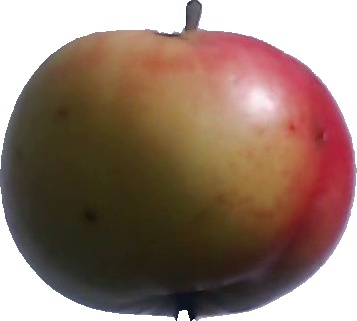
#> input picture raw_images/apple_red__fruits.jpg, 357 x 321 px, found by its file name; its folder holds only this picture in this run
$ python 0_preprocessing_images.py
#> lines starting #> are read from the running program, lines starting #| are printed output that depends on the picture; after the words box and inside, x2 and y2 are one past the last pixel; in counts of white or black regions, pixels touching at a corner belong together
import os
import cv2
import numpy as np

### Configure directories dynamically
BASE_DIR = os.path.dirname(os.path.abspath(__file__))
INPUT_DIR = os.path.join(BASE_DIR, "data", "raw_images")
OUTPUT_DIR = os.path.join(BASE_DIR, "data", "resized_images", "images") # the extra images folder is needed for the later scripts
os.makedirs(OUTPUT_DIR, exist_ok=True)


### set size and sensitivity of the object detection
TARGET = 224           # height and width of final image in px
INNER = 185            # target max object height/width in px
dilate_iterations = 5  # liberal object detection

### mask defintion for object detection
def make_mask(img_bgr):
    gray = cv2.cvtColor(img_bgr, cv2.COLOR_BGR2GRAY)

    # find foreground of image dynamically in case of off-whites
    mask = cv2.adaptiveThreshold(255-gray, 255, cv2.ADAPTIVE_THRESH_GAUSSIAN_C,
                                     cv2.THRESH_BINARY, 31, 5)

    #find object
    kernel = cv2.getStructuringElement(cv2.MORPH_ELLIPSE, (3,3))
    mask = cv2.morphologyEx(mask, cv2.MORPH_CLOSE, kernel, iterations=1)
    mask = cv2.dilate(mask, kernel, iterations=dilate_iterations)
    return mask

def process_image(path_in, path_out):
#> called with path_in = 'data/raw_images/apple_red__fruits.jpg'
    img = cv2.imread(path_in, cv2.IMREAD_COLOR)
#> img is the input picture: shape (321, 357, 3); mean B, G, R 109, 121.6, 146.1

    h_img, w_img = img.shape[:2] # return height and width
#> h_img = 321; w_img = 357

    mask = make_mask(img) # apply mask
#> in make_mask, `gray = cv2.cvtColor(img_bgr, cv2.COLOR_BGR2GRAY)`:
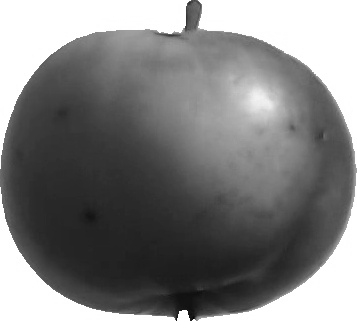
#> gray: shape (321, 357); min 1, max 255, mean 127.5
#> in make_mask, `mask = cv2.adaptiveThreshold(255-gray, 255, cv2.ADAPTIVE_THRESH_GAUSSI..`:
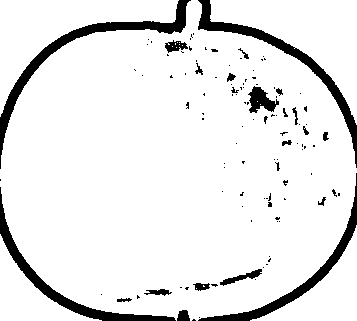
#> mask: shape (321, 357); 91.1% white; 113 black regions (90 under 20 px), largest, box (x1, y1, x2, y2) and area: (0, 0, 191, 169) 2447, (198, 0, 357, 168) 2120, (0, 187, 176, 321) 1925
#> in make_mask, `mask = cv2.morphologyEx(mask, cv2.MORPH_CLOSE, kernel, iterations=1)`:
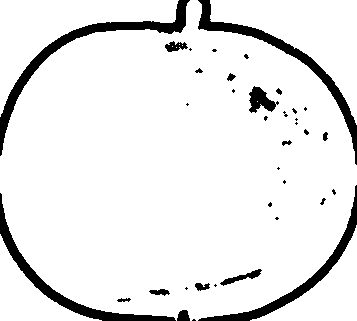
#> mask: shape (321, 357); 91.6% white; 37 black regions (20 under 20 px), largest, box (x1, y1, x2, y2) and area: (0, 0, 190, 156) 2432, (198, 0, 357, 165) 2108, (0, 193, 176, 321) 1918
#> in make_mask, `mask = cv2.dilate(mask, kernel, iterations=dilate_iterations)`:
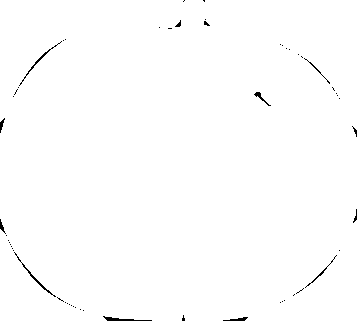
#> mask: shape (321, 357); 99.4% white; black in thin lines or dots
    pts = cv2.findNonZero(mask)
#> pts = contour of 113883 points, box (x1, y1, x2, y2) (0, 0, 357, 321), area 9

    #if not found: take original image, resize, add white border
    if pts is None:
        canvas = np.ones((TARGET, TARGET, 3), dtype=np.uint8) * 255
        # scale to fit inner variable if large
        scale = min(1.0, INNER / max(w_img, h_img))
        new_w = max(1, int(w_img * scale))
        new_h = max(1, int(h_img * scale))
        resized = cv2.resize(img, (new_w, new_h), interpolation=cv2.INTER_AREA)
        x_off = (TARGET - new_w) // 2
        y_off = (TARGET - new_h) // 2
        canvas[y_off:y_off+new_h, x_off:x_off+new_w] = resized
        cv2.imwrite(path_out, canvas)
        return True

    # crop out object of image
    x, y, w, h = cv2.boundingRect(pts)
#> x = 0; y = 0; w = 357; h = 321
    crop = img[y:y+h, x:x+w]              # crop to bounding rectangle

    # scale so the largest side equals the inner variable
    max_side = max(w, h)
#> max_side = 357
    scale = INNER / max_side
#> scale = 0.518
    new_w = max(1, int(w * scale))
#> new_w = 185
    new_h = max(1, int(h * scale))
#> new_h = 166
    resized = cv2.resize(crop, (new_w, new_h), interpolation=cv2.INTER_AREA)

    # place centered on 224 x 224
    canvas = np.ones((TARGET, TARGET, 3), dtype=np.uint8) * 255
    x_off = (TARGET - new_w) // 2
#> x_off = 19
    y_off = (TARGET - new_h) // 2
#> y_off = 29
    canvas[y_off:y_off+new_h, x_off:x_off+new_w] = resized
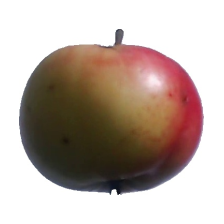
#> canvas: shape (224, 224, 3); mean B, G, R 165.7, 173.3, 188.3

    cv2.imwrite(path_out, canvas)
    return True

# run
for fname in os.listdir(INPUT_DIR):
    if not fname.lower().endswith(('.png', '.jpg', '.jpeg')):
        continue
    in_path = os.path.join(INPUT_DIR, fname)
    out_path = os.path.join(OUTPUT_DIR, fname)
    ok = process_image(in_path, out_path)

print("Done", OUTPUT_DIR)

$ run again, on raw_images/cabbage_white__fruits.jpg
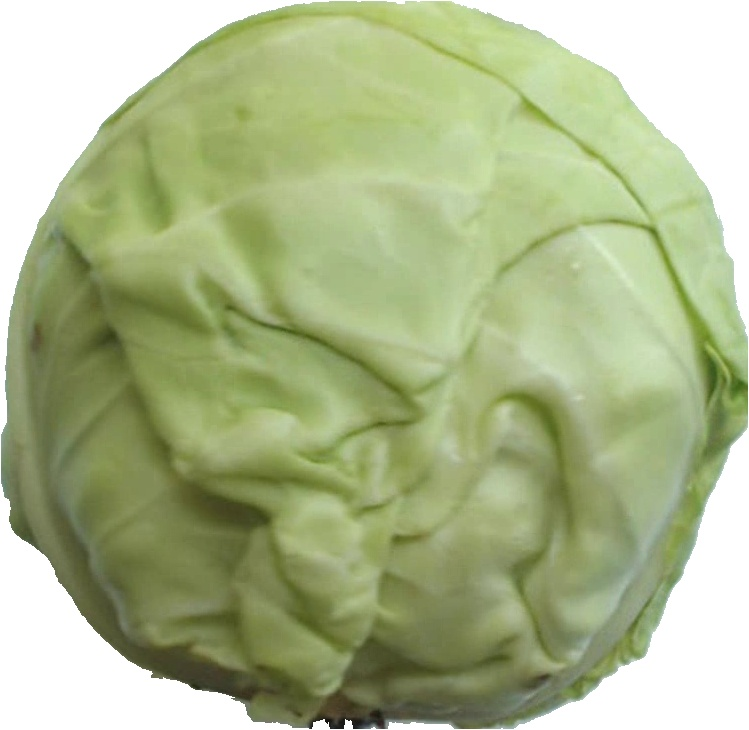
#> input picture raw_images/cabbage_white__fruits.jpg, 749 x 730 px, found by its file name
#> in process_image, img is the input picture: shape (730, 749, 3); mean B, G, R 140, 183.3, 171.7
#> in make_mask, `mask = cv2.dilate(mask, kernel, iterations=dilate_iterations)`:
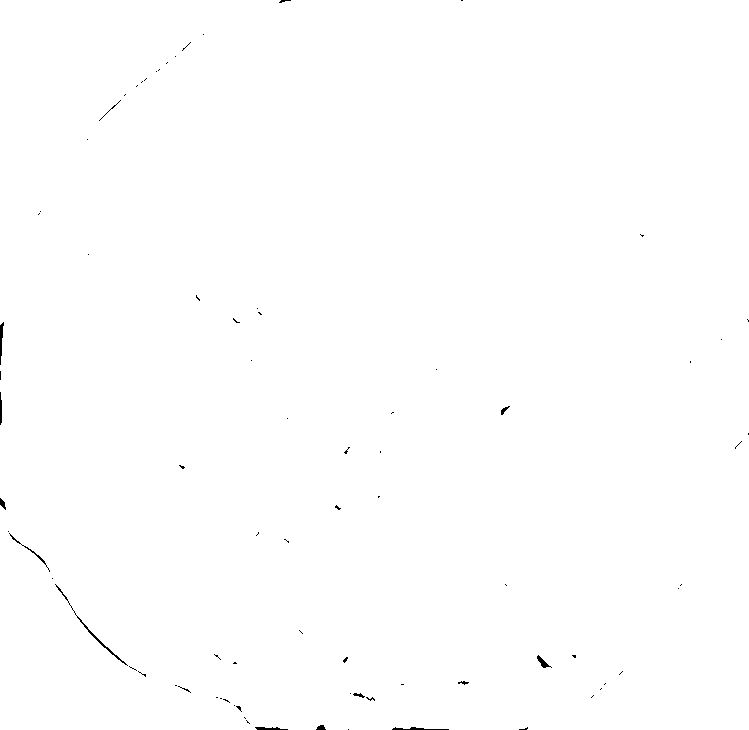
#> mask: shape (730, 749); 99.8% white; black in thin lines or dots
#> pts = contour of 545616 points, box (x1, y1, x2, y2) (0, 0, 749, 730), area 86
#> x = 0; w = 749; h = 730
#> max_side = 749
#> scale = 0.247
#> new_w = 185
#> new_h = 180
#> x_off = 19
#> y_off = 22
#> in process_image, `canvas[y_off:y_off+new_h, x_off:x_off+new_w] = resized`:
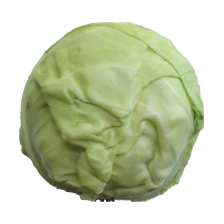
#> canvas: shape (224, 224, 3); mean B, G, R 178.7, 207.4, 199.7

$ run again, on raw_images/cactusfruit_green__fruit.jpg
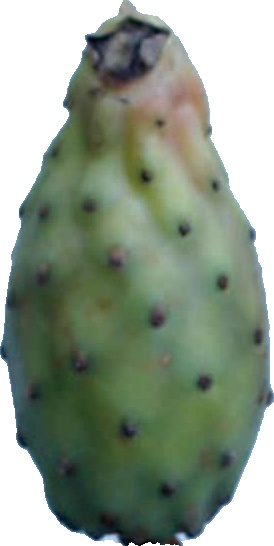
#> input picture raw_images/cactusfruit_green__fruit.jpg, 274 x 546 px, found by its file name
#> in process_image, img is the input picture: shape (546, 274, 3); mean B, G, R 138.4, 154.3, 141.3
#> in make_mask, `mask = cv2.dilate(mask, kernel, iterations=dilate_iterations)`:
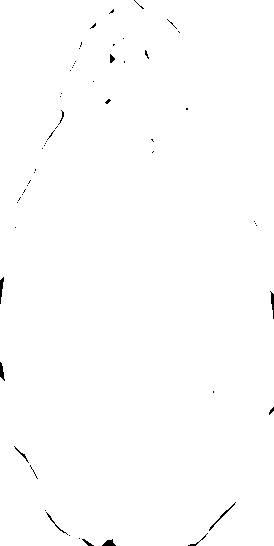
#> mask: shape (546, 274); 99.6% white; 58 black regions (47 under 20 px), largest, box (x1, y1, x2, y2) and area: (209, 502, 236, 531) 64, (0, 277, 4, 304) 58, (102, 539, 116, 546) 58
#> pts = contour of 148935 points, box (x1, y1, x2, y2) (0, 0, 274, 546), area 18
#> x = 0; w = 274; h = 546
#> scale = 0.339
#> new_w = 92
#> new_h = 185
#> x_off = 66
#> y_off = 19
#> in process_image, `canvas[y_off:y_off+new_h, x_off:x_off+new_w] = resized`:
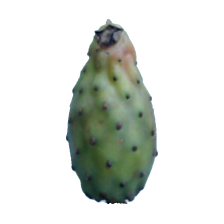
#> canvas: shape (224, 224, 3); mean B, G, R 215.5, 220.8, 216.4

$ run again, on raw_images/avocado_green__fruits.jpg
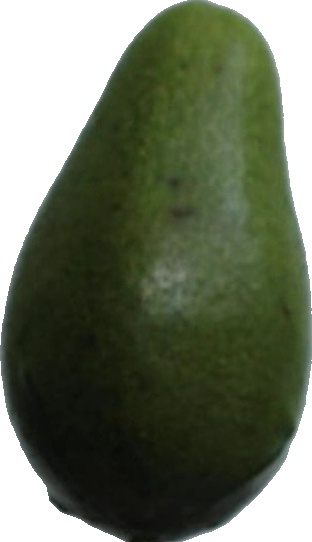
#> input picture raw_images/avocado_green__fruits.jpg, 312 x 542 px, found by its file name
#> in process_image, img is the input picture: shape (542, 312, 3); mean B, G, R 92.3, 112.3, 104.4
#> in make_mask, `mask = cv2.dilate(mask, kernel, iterations=dilate_iterations)`:
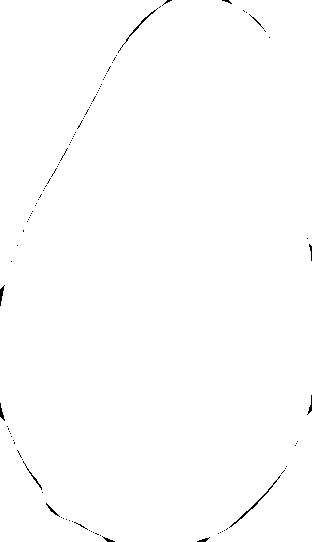
#> mask: shape (542, 312); 99.6% white; black in thin lines or dots
#> pts = contour of 168391 points, box (x1, y1, x2, y2) (0, 0, 312, 542), area 10
#> x = 0; w = 312; h = 542
#> scale = 0.341
#> new_w = 106
#> new_h = 185
#> x_off = 59
#> y_off = 19
#> in process_image, `canvas[y_off:y_off+new_h, x_off:x_off+new_w] = resized`:
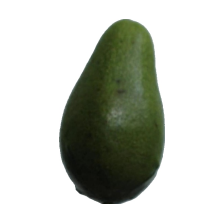
#> canvas: shape (224, 224, 3); mean B, G, R 191.4, 199.2, 196.1
